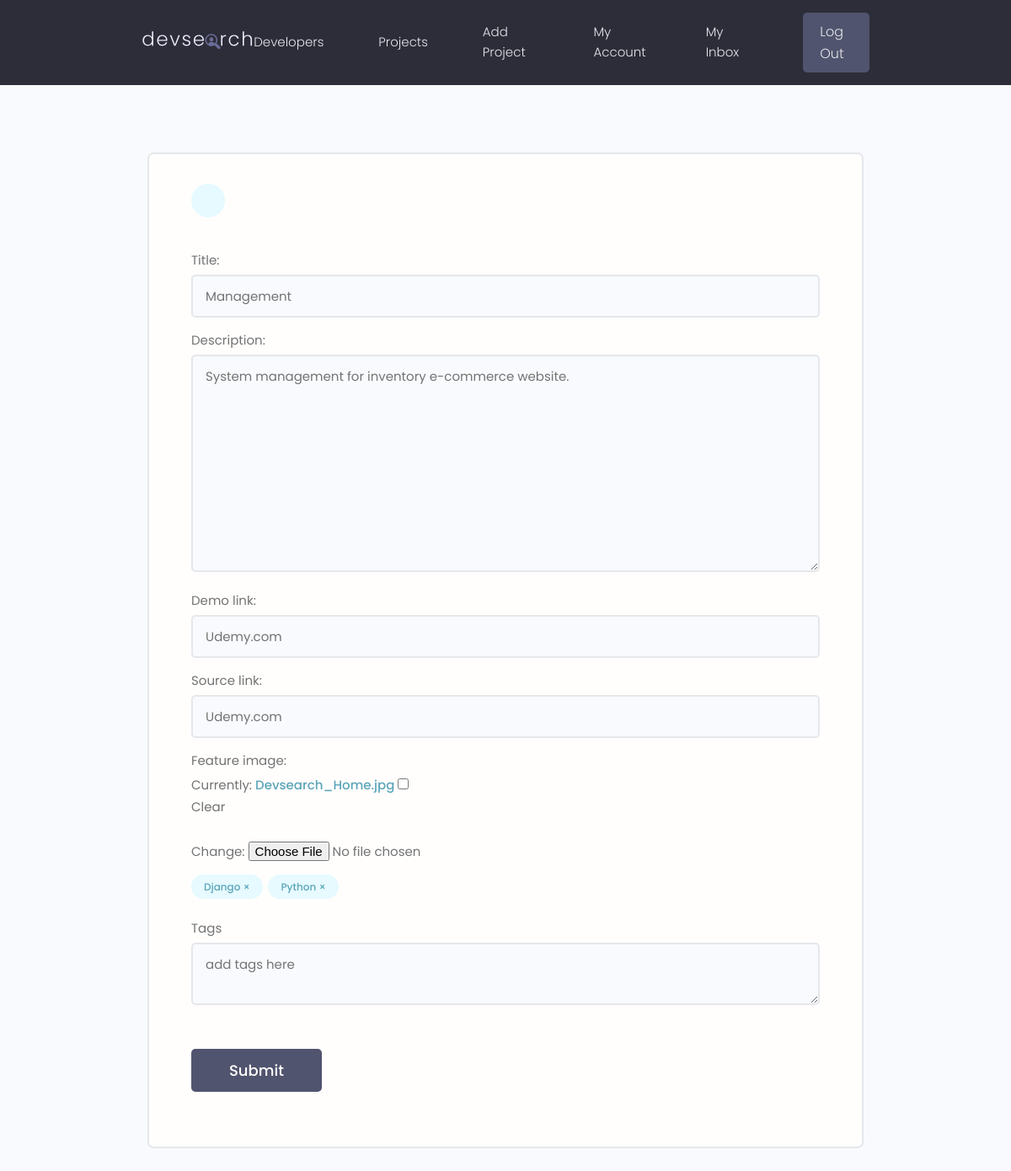
/projects/updateproject/a3197b59dcf94469b3444a6d46983522/ (signed in), run on the app's committed database.
### projects/models.py (models this page shows, shortened)
class Project(models.Model):
    owner       = models.ForeignKey(Profile, null=True, blank=True, on_delete=models.CASCADE)
    title       = models.CharField(max_length=200)
    description = models.TextField(null=True, blank=True)
    feature_image = models.ImageField(null=True, blank=True, default='default.jpeg')
    demo_link   =  models.CharField(max_length=2000, null=True, blank=True)
    source_link = models.CharField(max_length=2000, null=True, blank=True)
    tags        = models.ManyToManyField('Tag', blank=True)
    vote_total  = models.IntegerField(default=0, null=True, blank=True)
    vote_ratio  = models.IntegerField(default=0, null=True, blank=True)
    create      = models.DateTimeField(auto_now_add=True)
    id          = models.UUIDField(default=uuid.uuid4, unique=True, primary_key=True, editable=False)
    class Meta:
        ordering = ['-vote_ratio', '-vote_total', 'title']

class Tag(models.Model):
    name  = models.CharField(max_length=200,)
    create = models.DateTimeField(auto_now_add=True)
    id    = models.UUIDField(default=uuid.uuid4, unique=True, primary_key=True, editable=False)

### projects/views.py (the view, shortened to what this page needs)
# urls.py: path('updateproject/<str:pk>/', updateproject, name='updateproject'),
@login_required(login_url='login')
def updateproject(request, pk):
    profile = request.user.profile # get the user that is currenlty logged in
    project = profile.project_set.get(id=pk) # get all the projects of that user, then getting  the specific project that the user wants to edit.
    form = ProjectForm(instance=project)
    context = {'form': form, 'project':project}
    return render(request, 'projects/projects_form.html', context)

### projects/forms.py
class ProjectForm(ModelForm):
    class Meta:
        model = Project
        fields = ['title', 'description', 'demo_link','source_link','feature_image'] # how to customize your forms
        widgets = {
            'tags': forms.CheckboxSelectMultiple(),
        }
    def __init__(self, *args, **kwargs):
        super(ProjectForm, self).__init__(*args, **kwargs)
        for name, field in self.fields.items():
            field.widget.attrs.update({'class': 'input'})

### projects/templates/projects/projects_form.html (shortened to what this page needs)
{% extends 'base.html' %}
{% load static %}
{% block content %}
 <main class="formPage my-xl">
    <div class="content-box">
        <div class="formWrapper">
            <a class="backButton" href="{% url 'useraccount'%}"></a>
            <br>
            <form class="form" method="POST" enctype="multipart/form-data">
                {% for field in form %}
                <div class="form__field input input--text" >
                    <label for="formInput#text">{{field.label}}: </label>
                    {{field}}
                </div>
                {% endfor %}
                <div class="form__field">
                    {% for tag in project.tags.all%}
                    <span class="project-tag tag tag--pill tag--main" data-tag="{{tag.id}}" data-project="{{project.id}}">
                        {{tag.name}} &#215;
                    </span>
                    {% endfor %}
                </div>
                <div class="form__field input input--text" >
                    <label for="formInput#text">Tags</label>
                    <textarea   class="input" name="newtags" placeholder="add tags here"></textarea>
                </div>
                <input class="btn btn--sub btn--lg  my-md" type="submit" value="Submit" />
            </form>
        </div>
    </div>
</main>
{% endblock %}

### static/styles/app.css (style rules this page uses)
:root { --color-sub: #2d2d39; }
.btn--sub { background-color: var(--color-sub-light); }
.content-box { width: 95%; max-width: 85rem; margin: 0 auto; }
.backButton { background: var(--color-main-light); color: var(--color-main); width: 4rem; height: 4rem; display: flex; align-items: center; justify-content: center; border-radius: 50%; }
.formPage .formWrapper { list-style: none; background: var(--color-white); padding: 3.5rem 5rem; border: 2px solid var(--color-light); border-radius: 0.7rem; }

### static/uikit/styles/modules/_variables.css (style rules this page uses)
:root { --color-main: #5aa5b9; --color-main-light: #e6faff; --color-sub: #3f4156; --color-sub-light: #51546e; --color-sub-lighter: #ededfd; --color-text: #737373; --color-gray: #8b8b8b; --color-light: #e5e7eb; --color-light-gray: #767676; --color-bg: #f8fafd; --color-white: #fffefd; --color-white-light: #f3f3f3; --color-success: #359e64; --color-success-bg: #def8e8; --color-error: #fc4b0b; --color-error-bg: #fff2ee; --font-base: 'Poppins', arial, helvetica, 'Segoe UI', roboto, ubuntu, sans-serif; --font-monospace: 'Fira Code', 'Courier New', courier, monospace; --font-regular: 300; --font-medium: 500; --font-bold: 700; --generic-shadow: 1px 1px 5px #00000010; --generic-transition: all 0.3s ease-in-out; }

### static/uikit/styles/modules/_base.css (style rules this page uses)
* { margin: 0; padding: 0; box-sizing: border-box; text-rendering: optimizeLegibility; color: inherit; font-size: inherit; }
html { font-size: 50%; }
@media only screen and (min-width: 480px) { html { font-size: 56.25%; } }
@media only screen and (min-width: 1200px) { html { font-size: 62.5%; } }
body { line-height: 1.6; font-weight: 400; font-size: 1.5rem; color: var(--color-text); background-color: var(--color-bg); min-height: 100vh; }

### static/uikit/styles/modules/_typography.css (style rules this page uses)
* { font-family: var(--font-base); }
p, span, strong { font-size: 1.6rem; color: var(--color-text); font-weight: var(--font-regular); }
a { padding-bottom: 2px; text-decoration: none; display: inline-block; color: var(--color-main); font-weight: var(--font-medium); }

### static/uikit/styles/modules/_utilities.css (style rules this page uses)
.my-md { margin: 3rem auto; }
.my-xl { margin: 8rem auto; }

### static/uikit/styles/modules/_button.css (style rules this page uses)
.btn { display: inline-block; position: relative; cursor: pointer; background-color: var(--color-light); font-weight: var(--font-medium); color: var(--color-sub); text-decoration: none; padding: 1rem 2rem; border-radius: 0.5rem; border: none; width: -webkit-fit-content; width: -moz-fit-content; width: fit-content; height: -webkit-fit-content; height: -moz-fit-content; height: fit-content; font-size: 1.6rem; outline-width: 0; outline-color: transparent; -webkit-backface-visibility: hidden; backface-visibility: hidden; transition: all 0.3s ease-in-out; }
.btn--sub { background-color: var(--color-sub); color: var(--color-white); }
.btn--lg { font-size: 1.8rem; padding: 1.2rem 4.5rem; }

### static/uikit/styles/modules/_form.css (style rules this page uses)
.form { display: block; }
.form__field { margin-top: 1.5rem; margin-bottom: 1.5rem; }
.form__label, .form__field > label { display: block; margin-bottom: 0.5rem; color: var(--color-text); }
input.input[type='text'], input.input[type='email'], input.input[type='password'], input.input[type='number'], textarea.input { min-width: 24rem; width: 100%; padding: 1.2rem 1.5rem; border-radius: 0.5rem; border: 2px solid var(--color-light); transition: all 0.3s ease-in-out; background-color: var(--color-bg); }

### static/uikit/styles/modules/_tag.css (style rules this page uses)
.tag { display: inline-flex; align-items: center; background-color: var(--color-sub); height: -webkit-fit-content; height: -moz-fit-content; height: fit-content; width: -webkit-fit-content; width: -moz-fit-content; width: fit-content; border-radius: 0.5rem; padding: 0.5rem 1.5rem; font-size: 1.2rem; cursor: pointer; }
.tag:not(:last-child) { margin-right: 0.25rem; margin-bottom: 0.75rem; }
.tag--pill { border-radius: 5rem; }
.tag--main, .tag--main > small { background: var(--color-main-light); color: var(--color-main); font-weight: 500; }

### data on the page
Project: form "Management" "System management for inventory e-commerce website." "Udemy.com" "Udemy.com"
Tag: name "Django"
Tag: name "Python"

### other printed values
{{ field.label }} "Title" "Description" "Demo link" "Source link" "Feature image"
